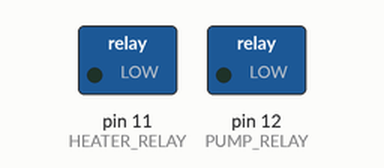
A sketch run on a simulated Arduino Uno, built with avr-gcc and run on an emulated ATmega328P. Parts: switched loads named in the sketch (green lamp = pin HIGH).

Above: at 1.5 s.
At 4.5 s:
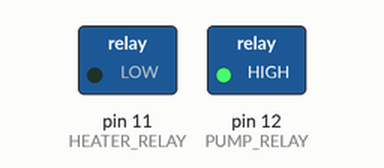
At 7.5 s:
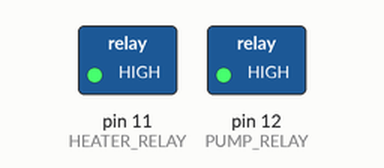
At 10.5 s:
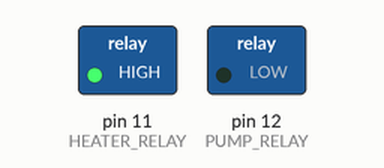
Timing chart, 0 to 15.6 s (numbered marks = the images above):
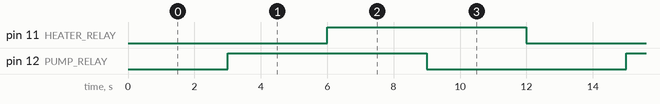

The sketch:

relayDemo.ino
```cpp
#define PUMP_RELAY 12
#define HEATER_RELAY 11

void setup() {
  // put your setup code here, to run once:
  pinMode(PUMP_RELAY, OUTPUT);
  pinMode(HEATER_RELAY, OUTPUT);
}

void loop() {
  // put your main code here, to run repeatedly:
  delay(3000);
  digitalWrite(PUMP_RELAY, HIGH);
  delay(3000);
  digitalWrite(HEATER_RELAY, HIGH);
  delay(3000);
  digitalWrite(PUMP_RELAY, LOW);
  delay(3000);
  digitalWrite(HEATER_RELAY, LOW);
}
```

Measured:
- by itself, pin 11 (HEATER_RELAY), pin 12 (PUMP_RELAY): alternates HIGH for 6.0 s and LOW for 6.0 s
- by itself, everything shown: repeats every 12.0 s, in 4 steps
